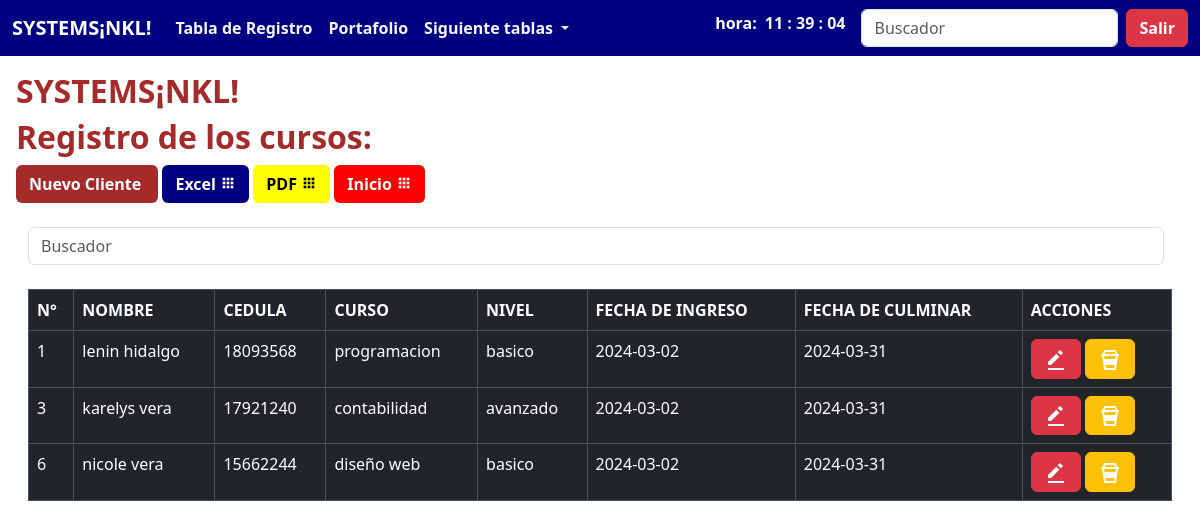
The page /registro/tabla.php on the database its author committed.
### tables this page shows
CREATE TABLE `registro` (
  `id` int(11) NOT NULL,
  `nombre` varchar(255) NOT NULL,
  `cedula` varchar(255) NOT NULL,
  `curso` varchar(255) NOT NULL,
  `nivel` varchar(255) NOT NULL,
  `fecha` date NOT NULL,
  `rol` date NOT NULL
);

### registro/tabla.php (the view, shortened to what this page needs)
<?php
include("../db.php");
$nkl = $conexion -> prepare("SELECT * FROM registro");
$nkl -> execute();
$registro = $nkl -> fetchAll(PDO::FETCH_ASSOC);
?>
<?php include("../template/header.php"); ?>
<div class="contenedor p-3">
<h2 style="color: brown;" class="fw-bold">SYSTEMS¡NKL!</h2>
<h2 style="color: brown;" class="fw-bold">Registro de los cursos:</h2>
<a style="background: brown;" class="btn text-white fw-bold" href="agregar.php">Nuevo Cliente
</a>
<a style="background: navy;" class="btn text-white fw-bold" href="excel.php">Excel
<i class='bx bxs-grid'></i> </a>
<a style="background: yellow;" class="btn text-black fw-bold" href="../PDF/PruebaV.php">PDF
<i class='bx bxs-grid'></i> </a>
<a style="background:red;" class="btn text-white fw-bold" href="../contacto/index.php">Inicio
<i class='bx bxs-grid'></i> </a>
<br>
<br>
      <div class="container-fluid">
  <form class="d-flex">
      <input class="form-control me-2 light-table-filter" data-table="table_id" type="text"
      placeholder="Buscador">
  </form>
<br>
<div class="table-responsive">
<table class="table table-bordered table-dark table_id">
  <thead class="table table-dark">
            <tr>
                <th scope="col">N°</th>
                <th scope="col">NOMBRE</th>
                <th scope="col">CEDULA</th>
                <th scope="col">CURSO</th>
                <th scope="col">NIVEL</th>
                <th scope="col">FECHA DE INGRESO</th>
                <th scope="col">FECHA DE CULMINAR</th>
                <th scope="col">ACCIONES</th>
            </tr>
        </thead>
        <tbody>
<?php foreach($registro as $registrar) { ?>
            <tr class="">
                <td scope="row"><?php echo $registrar['id']; ?></td>
                <td><?php echo $registrar['nombre']; ?></td>
                <td><?php echo $registrar['cedula']; ?></td>
                <td><?php echo $registrar['curso']; ?></td>
                <td><?php echo $registrar['nivel']; ?></td>
                <td><?php echo $registrar['fecha']; ?></td>
                <td><?php echo $registrar['rol']; ?></td>
                <td>
                <a href="editar.php?id=<?php echo $registrar['id']; ?>" class="btn btn-danger" role="button"><img src="../img/editar.svg" alt=""></a>
                <a href="javascript:borrar(<?php echo $registrar['id']; ?>);" class="btn btn-warning" role="button"><img src="../img/eliminar.svg" alt=""></a>
                </td>
            </tr>
     <?php } ?>
        </tbody>
    </table>
</div>
<?php include("../template/footer.php"); ?>

### rows shown on the page
registro: id "1", nombre "lenin hidalgo", cedula "18093568", curso "programacion", nivel "basico", fecha "2024-03-02", rol "2024-03-31"
registro: id "3", nombre "karelys vera", cedula "17921240", curso "contabilidad", nivel "avanzado", fecha "2024-03-02", rol "2024-03-31"
registro: id "6", nombre "nicole vera", cedula "15662244", curso "diseño web", nivel "basico", fecha "2024-03-02", rol "2024-03-31"
